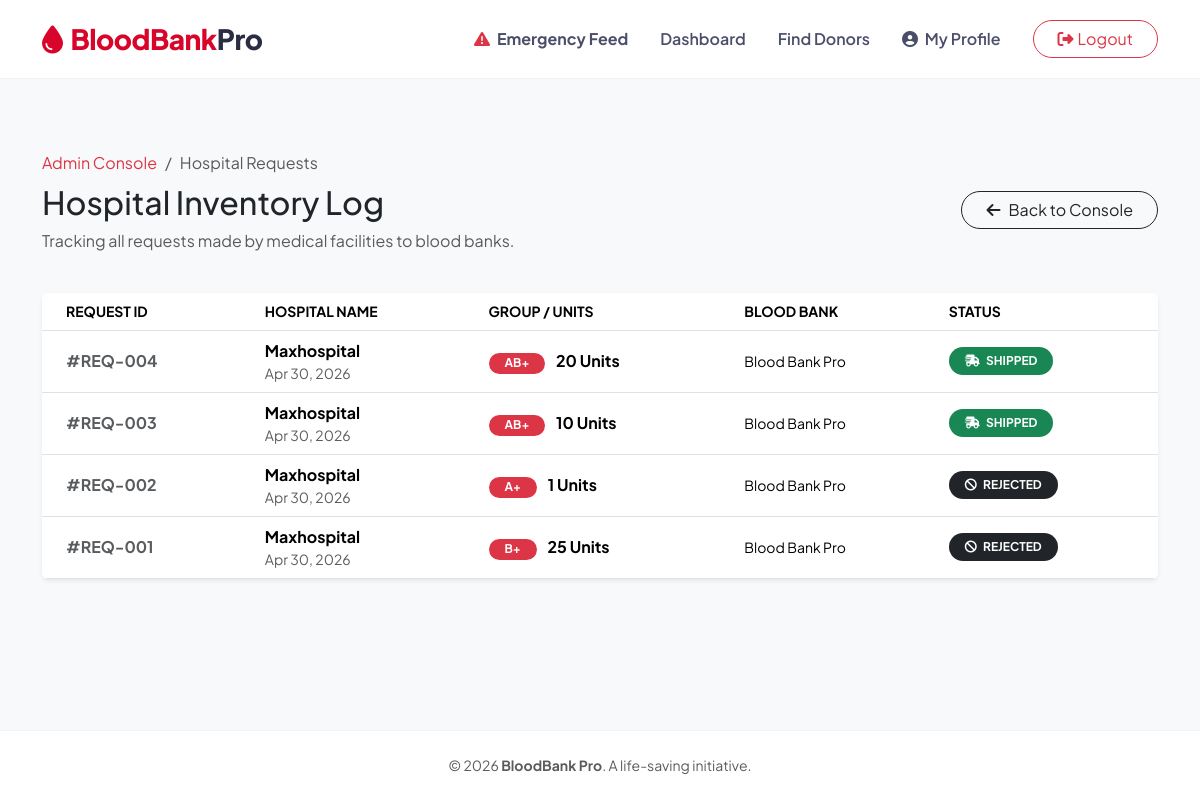
The app's page /admin-control/blood-request-history/ (signed in) with its own data.
### blood/models.py (models this page shows, shortened)
class BloodRequest(models.Model):
    STATUS_CHOICES = (('pending', 'Pending'), ('approved', 'Approved'), ('rejected', 'Rejected'))
    hospital = models.ForeignKey(User, on_delete=models.CASCADE, limit_choices_to={'role': 'hospital'}, related_name='blood_requests')
    blood_bank = models.ForeignKey(BloodBank, on_delete=models.CASCADE)
    blood_group = models.CharField(max_length=3)
    units_needed = models.IntegerField()
    urgency = models.CharField(max_length=20, choices=(('normal', 'Normal'), ('urgent', 'Urgent')), default='normal')
    status = models.CharField(max_length=10, choices=STATUS_CHOICES, default='pending')
    created_at = models.DateTimeField(auto_now_add=True)

class User(AbstractUser):
    ROLE_CHOICES = (('admin', 'Admin'), ('donor', 'Donor'), ('hospital', 'Hospital'))
    BLOOD_GROUP_CHOICES = (('A+', 'A+'), ('A-', 'A-'), ('B+', 'B+'), ('B-', 'B-'),
                           ('AB+', 'AB+'), ('AB-', 'AB-'), ('O+', 'O+'), ('O-', 'O-'))
    role = models.CharField(max_length=10, choices=ROLE_CHOICES, default='donor')
    blood_group = models.CharField(max_length=5, blank=True, null=True, choices=BLOOD_GROUP_CHOICES)
    location = models.CharField(max_length=100, blank=True, null=True)
    phone = models.CharField(max_length=15, blank=True, null=True)
    is_available = models.BooleanField(default=True)  # For donor availability
    donation_count = models.PositiveIntegerField(default=0)

class BloodBank(models.Model):
    name = models.CharField(max_length=200)
    location = models.CharField(max_length=100)
    contact = models.CharField(max_length=15)
    created_by = models.ForeignKey(User, on_delete=models.CASCADE)

### blood/views.py (the view)
# urls.py: path('admin-control/blood-request-history/', views.admin_blood_request_history, name='admin_blood_request_history'),
@staff_member_required
def admin_blood_request_history(request):
    requests = BloodRequest.objects.all().order_by('-created_at')
    return render(request, 'blood/admin_request_history.html', {'requests': requests})

### blood/templates/blood/admin_request_history.html (shortened to what this page needs)
{% extends 'blood/base.html' %}
{% block content %}
<div class="container py-5">
    <div class="row mb-4 align-items-center">
        <div class="col-md-8">
            <nav aria-label="breadcrumb">
                <ol class="breadcrumb mb-2">
                    <li class="breadcrumb-item"><a href="{% url 'dashboard' %}" class="text-danger text-decoration-none">Admin Console</a></li>
                    <li class="breadcrumb-item active">Hospital Requests</li>
                </ol>
            </nav>
            <h2 class="fw-800 text-dark">Hospital Inventory Log</h2>
            <p class="text-muted">Tracking all requests made by medical facilities to blood banks.</p>
        </div>
        <div class="col-md-4 text-md-end">
            <a href="{% url 'dashboard' %}" class="btn btn-outline-dark rounded-pill px-4">
                <i class="fas fa-arrow-left me-2"></i>Back to Console
            </a>
        </div>
    </div>
    <div class="card border-0 shadow-sm rounded-24 overflow-hidden">
        <div class="table-responsive">
            <table class="table table-hover align-middle mb-0">
                <thead class="bg-light">
                    <tr class="small text-muted text-uppercase fw-bold">
                        <th class="ps-4">Request ID</th>
                        <th>Hospital Name</th>
                        <th>Group / Units</th>
                        <th>Blood Bank</th>
                        <th>Status</th>
                    </tr>
                </thead>
                <tbody>
                    {% for req in requests %}
                    <tr>
                        <td class="ps-4 fw-bold text-muted">#REQ-00{{ req.id }}</td>
                        <td>
                            <div class="fw-bold">{{ req.hospital.username|title }}</div>
                            <div class="small text-muted">{{ req.created_at|date:"M d, Y" }}</div>
                        </td>
                        <td>
                            <span class="badge bg-danger rounded-pill px-3">{{ req.blood_group }}</span>
                            <span class="ms-2 fw-bold">{{ req.units_needed }} Units</span>
                        </td>
                        <td class="small">{{ req.blood_bank.name }}</td>
                        <td>
                            {% if req.status == 'approved' %}
                                <span class="badge bg-success rounded-pill px-3 py-2">
                                    <i class="fas fa-shipping-fast me-1"></i> SHIPPED
                                </span>
                            {% elif req.status == 'pending' %}
                                <span class="badge bg-warning text-dark rounded-pill px-3 py-2">
                                    <i class="fas fa-hourglass-half me-1"></i> WAITING
                                </span>
                            {% else %}
                                <span class="badge bg-dark rounded-pill px-3 py-2">
                                    <i class="fas fa-ban me-1"></i> REJECTED
                                </span>
                            {% endif %}
                        </td>
                    </tr>
                    {% endfor %}
                </tbody>
            </table>
        </div>
    </div>
</div>
{% endblock %}

### blood/templates/blood/base.html (style rules this page uses)
:root { --primary-red: #ef233c; --dark-red: #d90429; --soft-bg: #f8f9fa; --glass: rgba(255, 255, 255, 0.9); }
body { font-family: "Plus Jakarta Sans", sans-serif; background-color: var(--soft-bg); color: #2b2d42; min-height: 100vh; display: flex; flex-direction: column; }

### records on screen
BloodRequest: id "4", hospital.username "Maxhospital", created_at "Apr 30, 2026", blood_group "AB+", units_needed "20", blood_bank.name "Blood Bank Pro", status "approved" (drawn)
BloodRequest: id "3", hospital.username "Maxhospital", created_at "Apr 30, 2026", blood_group "AB+", units_needed "10", blood_bank.name "Blood Bank Pro", status "approved" (drawn)
BloodRequest: id "2", hospital.username "Maxhospital", created_at "Apr 30, 2026", blood_group "A+", units_needed "1", blood_bank.name "Blood Bank Pro", status "rejected" (drawn)
BloodRequest: id "1", hospital.username "Maxhospital", created_at "Apr 30, 2026", blood_group "B+", units_needed "25", blood_bank.name "Blood Bank Pro", status "rejected" (drawn)
